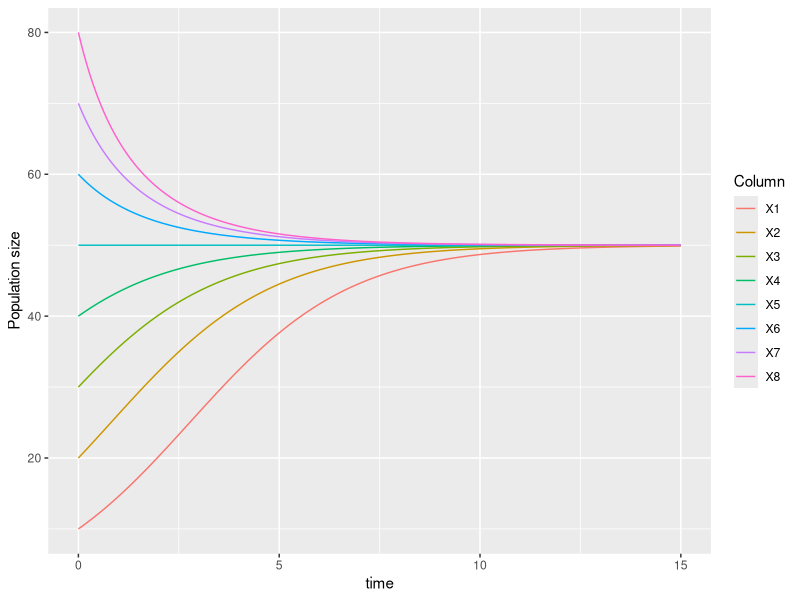
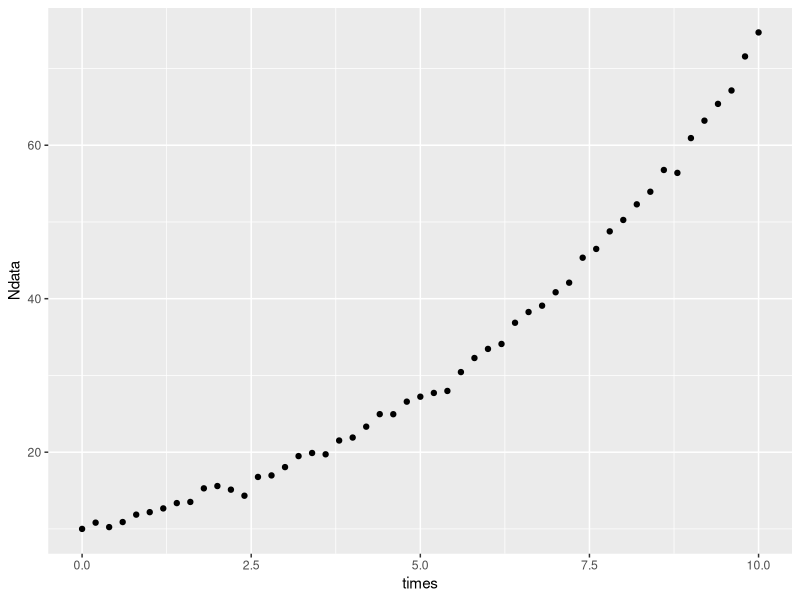
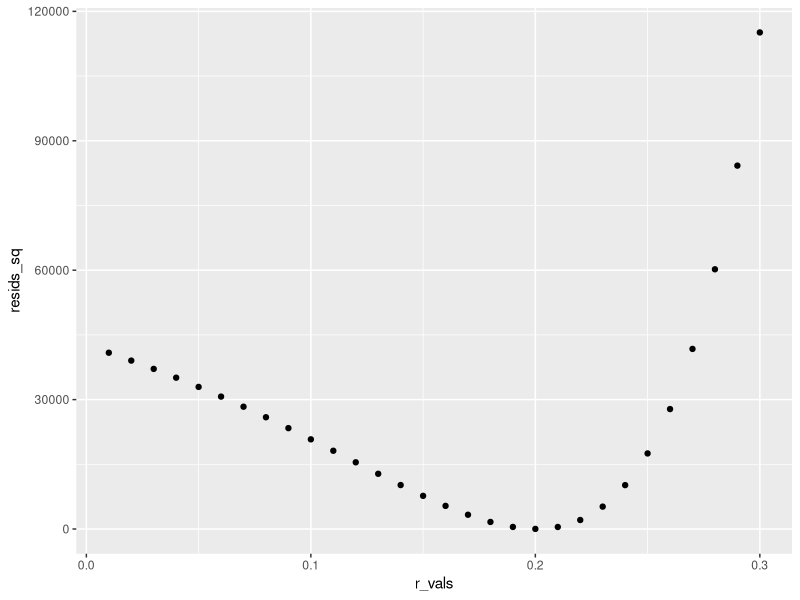
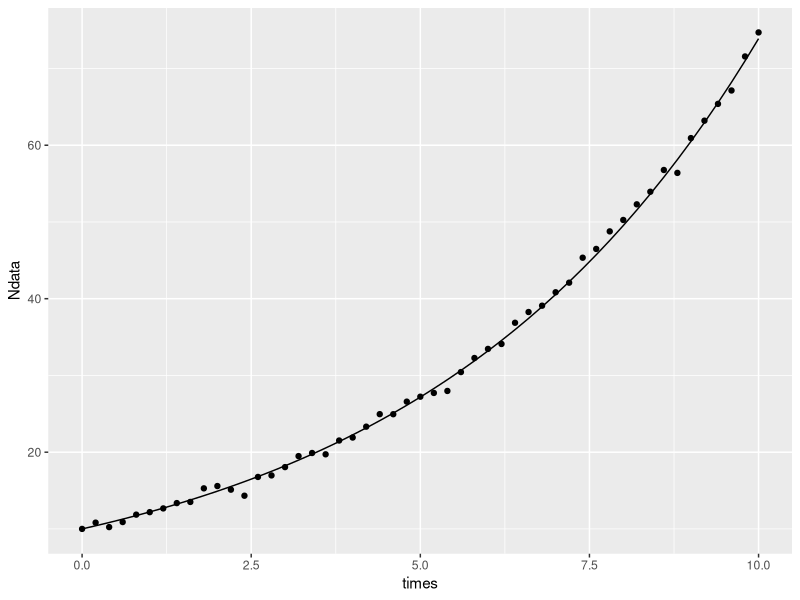
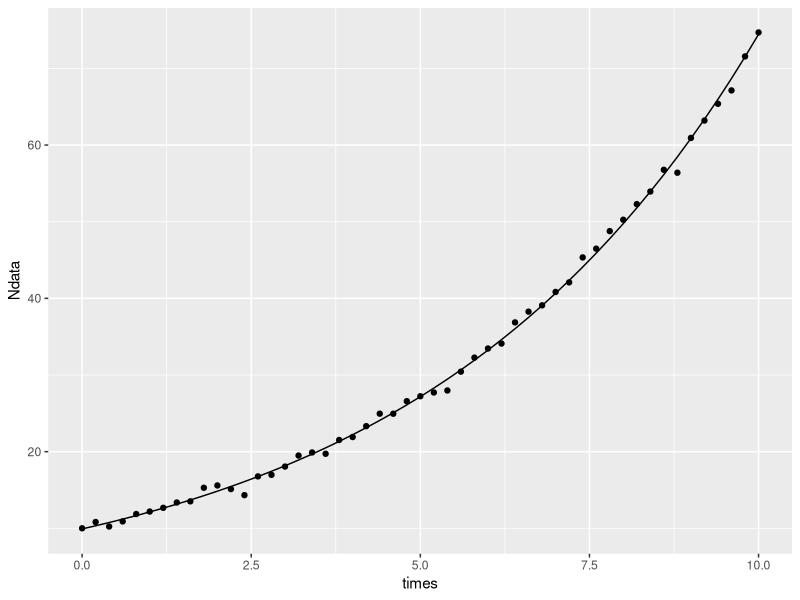
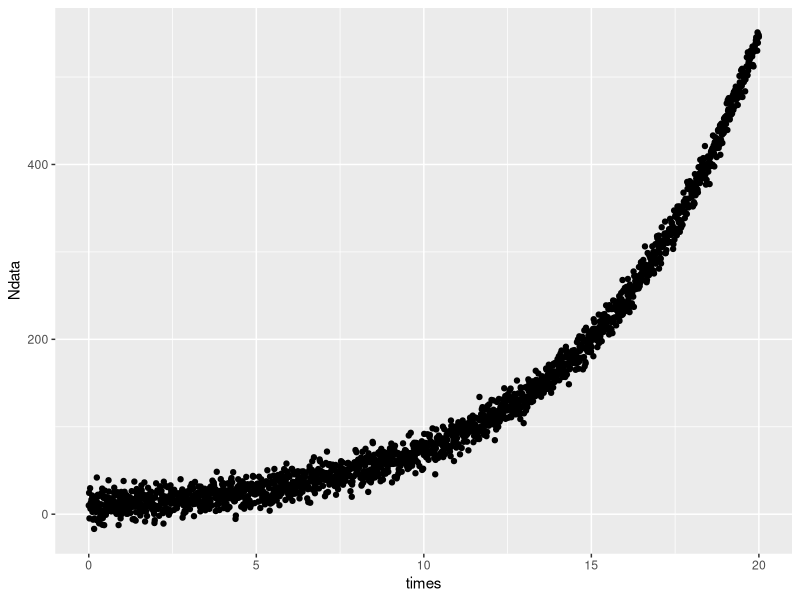
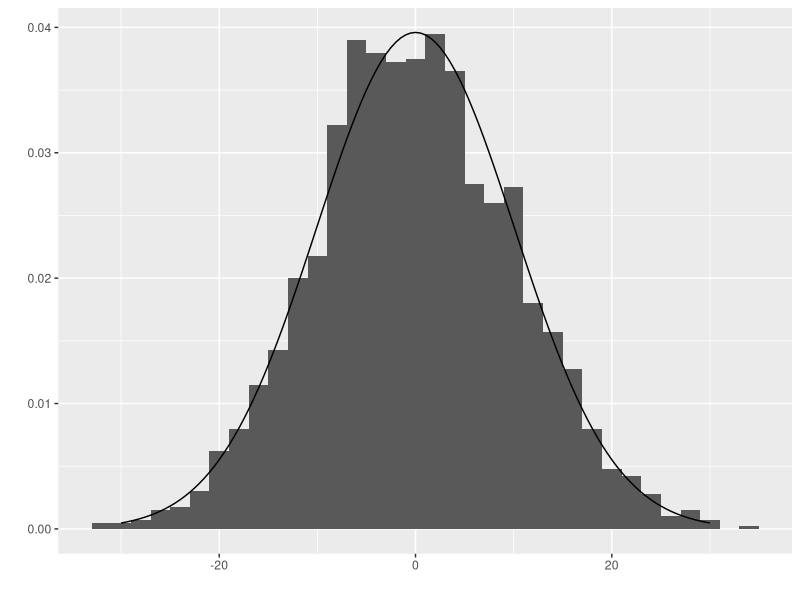
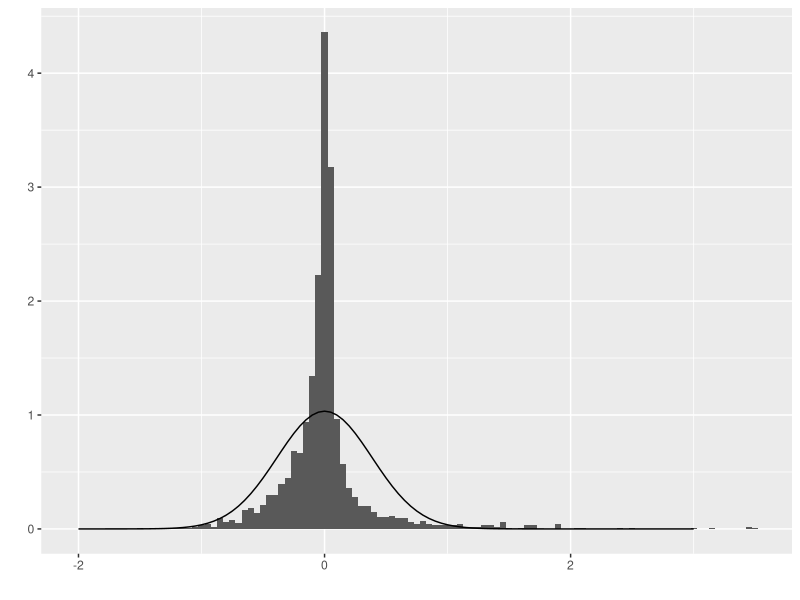

R code for these plots, in order:
## ---- chunk 1
eq_dn_dt <- "$\\frac{dN}{dt}$"
## ---- chunk 2
# define function to be in the format that `ode` uses
logistic_fn <- function(t, state, parameters) {
  # Calculates dN/dt for the logistic equation
  
  # t: time point at which to evaluate derivative
  # state: vector of variables (here it's just N)
  # parameters: vector of model parameters c(r, K)
  
  N <- state 
  
  r <- parameters['r'] # get the element labelled 'r'
  K <- parameters['K'] # get the element labelled 'K'

  #rate of change
  dN <- r * N * (1 - N / K)
    
  #return rate of change
  return(list(c(dN)))
}
## ---- chunk 3
library(tidyverse)
library(deSolve)
## ---- chunk 4
# Solve using ode

# define parameters for the ode function
parameters <- c(r = 0.5, K = 50) # use named parameters for clarity
initial_conditions <- seq(10, 80, by = 10) # a vector of initial conditions
times <- seq(0, 15, by = 0.01)

# run ode inside a loop to calculate trajectories for several initial conditions
results <- data.frame(initial_conditions = seq(10, 80, by = 10)) %>% # CTRL-shift-m to make pipe
  # 'do' is a dplyr function that returns a dataframe after doing a series of computations.
  # once the results are in a data frame, everything we've learned about ggplot and dplyr can be used!
  do(data.frame( # 'data.frame' converts the output of 'ode' to a dataframe
    ode(
      y = initial_conditions, # each time the 'do' loop runs, a new initial condition will be used
      times = times,
      func = logistic_fn,
      parms = parameters
      )
  ))

# display the first few rows of the results
head(results)  
## ---- chunk 5
# make a plot
results %>%
    gather(Column, Value, -time) %>%
    ggplot(aes(x = time, y = Value, color = Column)) +
    geom_line(aes(x = time, y = Value)) +
    labs(y = "Population size")
## ---- chunk 6
times <- seq(0,10, by = 0.2) # sample times
r <- 0.2 # growth rate
N0 <- 10 # initial population

# use the function 'rnorm' to add noise to the data
Ndata <- N0*exp(r*times) + rnorm(n = length(times), mean = 0, sd = 0.75) 

Ndata[1] <- N0 # fix the starting value to be N0 - this means we don't have to fit the intercept

qplot(times,Ndata) # check with a plot
## ---- chunk 7
# Make a range of r parameter values to try
r_vals <- seq(0.01, 0.3, by = 0.01)

# use the function 'sapply' to loop over r_vals list
# everything inside curly braces is a function that gets executed for each value of r
resids_sq <- sapply(r_vals, function(r) {
    prediction <- Ndata[1] * exp(r * times) # we're not fitting N0, just assuming it's the first data point
    residuals <- prediction - Ndata
    return(sum(residuals^2))
})
## ---- chunk 8
qplot(r_vals, resids_sq)
## ---- chunk 9
best_fit <- which(resids_sq == min(resids_sq))
r_fit <- r_vals[best_fit] 
r_fit
## ---- chunk 10
qplot(times,Ndata) +
  geom_line(aes(x = times, y = Ndata[1] * exp(r_fit * times)))
## ---- chunk 11
result <- lm(log(Ndata) ~ times)
summary(result)
## ---- chunk 12
N0 <- exp(coef(result)["(Intercept)"])
r <- coef(result)["times"]

print(N0)
print(r)
## ---- chunk 13
qplot(times, Ndata) +
  geom_line(aes(x = times, 
                y = N0 * exp(r * times)))
## ---- chunk 14
times <- seq(0,20, by = 0.01) # sample times
r <- 0.2 # growth rate
N0 <- 10 # initial population

# use the function 'rnorm' to add noise to the data
Ndata <- N0*exp(r*times) + rnorm(n = length(times), mean = 0, sd = 10) 

Ndata[1] <- N0 # fix the starting value to be N0 - this means we don't have to fit the intercept

qplot(times, Ndata)
## ---- chunk 15
# Fit using explicit 'brute force' least squares

# Make a range of r parameter values to try
r_vals <- seq(0.01, 0.3, by = 0.005)

# use the function 'sapply' to loop over r_vals list
# everything inside curly braces is a function that gets executed for each value of r
resids_sq <- sapply(r_vals, function(r) {
    prediction <- Ndata[1] * exp(r * times) 
    residuals <- prediction - Ndata
    return(sum(residuals^2))
})

best_fit <- which(resids_sq == min(resids_sq))
r_fit <- r_vals[best_fit] 
## ---- chunk 16
# Fit by inverting the equation and using lm
result <- lm(log(Ndata) ~ times)

N0 <- exp(coef(result)["(Intercept)"])
r <- coef(result)["times"]
## ---- chunk 17
prediction_lm <- log(N0) + r * times # best fit using lm
prediction_ls <- Ndata[1] * exp(r_fit * times) # best fit using least squares explicitly

resids_lm <- prediction_lm - log(Ndata)
resids_ls <- prediction_ls - Ndata

resids_lm <- resids_lm[!is.na(resids_lm)]
## ---- chunk 18

# calculate a normal distribution using the standard deviation of each set of residuals
x_vec_ls <- seq(-30, 30, by = 0.5)
sigma_ls <- sd(resids_ls)
gaussian_ls <- exp(-x_vec_ls^2/(2*sigma_ls^2))/sqrt(2*pi*sigma_ls^2)

x_vec_lm <- seq(-2, 3, by = 0.05)
sigma_lm <- sd(resids_lm)
gaussian_lm <- exp(-x_vec_lm^2/(2*sigma_lm^2))/sqrt(2*pi*sigma_lm^2)
## ---- chunk 19
qplot() +
  geom_histogram(aes(x=resids_ls, y = ..density..), binwidth = 2) +
  geom_line(aes(x = x_vec_ls, y = gaussian_ls))
## ---- chunk 20
qplot() +
  geom_histogram(aes(x = resids_lm, y = ..density..), binwidth = 0.05) +
  geom_line(aes(x = x_vec_lm, y = gaussian_lm))
## ---- chunk 21
# Load the data
plant_pheno <- read_csv("data/plant_phenology.csv")

glimpse(plant_pheno)
## ---- chunk 22
plant_pheno %>% 
  count(scientificName)

plant_pheno %>% 
  count(phenophaseIntensity)
## ---- chunk 23
str(plant_pheno$phenophaseIntensity)
## ---- chunk 24
ggplot(plant_pheno, 
       aes(x = date, y = phenophaseIntensityMean, color = scientificName)) +
         geom_point()
## ---- chunk 25
# plot a sine wave
x <- seq(0, 3, 0.01)
A <- 1
k <- 2*pi
b <- 0.5
c <- 0

qplot(x, A*sin(k*x-b)+c) +
  geom_line()
## ---- chunk 26
str(plant_pheno$date)
## ---- chunk 27
# create a list of all the dates in ascending order
dates = plant_pheno %>% 
  arrange(date) %>% 
  select(date)

# create a function to subtract two dates
subtract_dates <- function(date1, date2) {
  result <- date1 - date2
}

# create a numeric dates list to use in fitting
dates_numeric <- mapply(subtract_dates,
                 dates$date, # first argument in subtract_dates function 
                 dates$date[1]) # second argument in subtract_dates function - the first date

# add numeric dates to the dataframe
plant_pheno$date_numeric <- mapply(subtract_dates, 
                                                plant_pheno$date,
                                                dates$date[1]) # subtract the first date
## ---- chunk 28
# drop rows that have NA in phenophaseIntensityMean column
plant_pheno <- 
  plant_pheno[!is.na(plant_pheno$phenophaseIntensityMean),]
## ---- chunk 29
# find an individual
plant_pheno %>% 
  filter(scientificName == "Liriodendron tulipifera L.") %>% 
  select(scientificName, individualID) %>% 
  head(1)

# make a data frame with one individual
tulip_tree <- plant_pheno %>% 
  filter(individualID == "NEON.PLA.D02.SCBI.06071")
## ---- chunk 30
# period = 365 days
# wavenumber of sine function = 2 * pi/period 

sine_model <- function(x, amplitude, period, phase, offset) {
  return(amplitude*sin(2*pi/period*x + phase) + offset)
}
A <- 0.5 # phenophase intensity values go between 0 and 1
offset <- 0.5 # add 0.5 to make min 0 and max 1
period <- 365 # number of days in a year
phase <- 0.5 # this is a guess

guess_curve <- sine_model(dates_numeric, A, period, phase, offset)
## ---- chunk 31
qplot(x = dates$date, y = guess_curve) + # guess data
  geom_point(data = tulip_tree,  # actual data
       aes(x = date, y = phenophaseIntensityMean, colour = scientificName)) 
## ---- chunk 32
# Make a range of b parameter values to try
b_vals <- seq(0.2, 0.8, by = 0.01)

# use the function 'sapply' to loop over b_vals list
resids_sq <- sapply(b_vals, function(b) {
    prediction <- 0.5*sin(2*pi/365*tulip_tree$date_numeric + b) +0.5
    residuals <- prediction - tulip_tree$phenophaseIntensityMean
    sum(residuals^2)
})
## ---- chunk 33
qplot(b_vals, resids_sq)
## ---- chunk 34
best_fit <- which(resids_sq == min(resids_sq))
b_fit <- b_vals[best_fit] 
b_fit
## ---- chunk 35
ggplot(data = tulip_tree, aes(x = date, y = phenophaseIntensityMean)) +
  geom_point() + 
  geom_point(aes(x = date, y = 0.5*sin(2*pi/365*tulip_tree$date_numeric + b_fit) +0.5, colour = 'red'))
## ---- chunk 36
# Make a range of b parameter values to try
b_vals <- seq(0.01, 1.3, by = 0.015)

# create a function that does least squares for this model
least_squares <- function(df, b_vals) {
  resids_sq <- sapply(b_vals, function(b) {
    prediction <- 0.5*sin(2*pi/365*df$date_numeric + b) +0.5
    residuals <- prediction - df$phenophaseIntensityMean
    sum(residuals^2)
    })
  return(data.frame(b_vals, resids_sq))
}

# create a data frame that contains the residuals grouped by species
resids_sq_individuals <- plant_pheno %>%
  group_by(individualID, scientificName) %>% 
  do(data.frame(val=least_squares(., b_vals)))
## ---- chunk 37
ggplot(resids_sq_individuals, aes(x=val.b_vals, y = val.resids_sq, colour = scientificName)) +
  geom_point()
## ---- chunk 38
# store the best fit values in a new data frame
b_df_all <- resids_sq_individuals %>% 
  group_by(individualID, scientificName) %>% 
  summarize(phase = b_vals[which(val.resids_sq== min(val.resids_sq))])

head(b_df_all)
## ---- chunk 39
# violin plot
ggplot(b_df_all, aes(x = scientificName, y = phase, colour = scientificName)) +
  geom_violin(scale = 'count', draw_quantiles = 0.5) +
  geom_jitter(height = 0, width = 0.1) +
  theme(axis.title.x=element_blank(),
        axis.text.x=element_blank(),
        axis.ticks.x=element_blank())
## ---- chunk 40
plant_pheno %>% 
  filter(taxonID == "LOMA6" | taxonID == "JUNI") %>% # easier than typing the full scientific name
  ggplot(aes(x=date, y = phenophaseIntensityMean, colour = scientificName)) +
  geom_point()
## ---- chunk 41
# The dataset downloaded at the beginning
plant_data <- read.csv("data/plant-biomass-preprocess.csv")
## ---- chunk 42
library(dplyr)
library(tidyr)

plant_data %>% 
  filter(habitat == "Tundra") %>%
  filter(site == 3) %>% 
  filter(treatment == "rodentexclosure") %>% 
  gather(Species, Value, -year, -treatment, -habitat, -site) %>% 
  ggplot() +
  geom_point(aes(x = year, y = Value, color = Species))
## ---- chunk 43
e_nigrum <- plant_data %>% 
  filter(site == 3) %>% 
  filter(habitat == "Tundra") %>% 
  filter(treatment == "rodentexclosure") %>% 
  select(year, empetrum_nigrum) 
## ---- chunk 44
logistic_fn <- function(t, state, parameters) {
  # Calculates dN/dt for the logistic equation
  
  # t: time point at which to evaluate derivative (doesn't actually change anything in this example)
  # state: vector of variables (here it's just N)
  # parameters: vector of model parameters c(r, K)
  
  N <- state 
  
  r <- parameters[1] # the first element of the parameters vector is r
  K <- parameters[2] # the second element of the parameters vector is K

  #rate of change
  dN <- r * N * (1 - N / K)
    
  #return rate of change
  return(list(c(dN)))
}
## ---- chunk 45
library(deSolve)

parameters <- c(r = 0.5, K = 150)
state <- c(N = e_nigrum[1,2]) # the first row and second column is the initial population size
times <- seq(0, 14, by = 1) # make the same time vector as the data

result <-
  ode(
  y = state,
  times = times,
  func = logistic_fn,
  parms = parameters
  )
## ---- chunk 46
# Plot
result <- data.frame(result)

p1 <- ggplot(e_nigrum) +
  geom_point(aes(x = year, y = empetrum_nigrum))

p1 +
  geom_point(aes(x = time + 1998, y = N), result, color = 'blue') +
  geom_line(aes(x = time + 1998, y = N), result, color = 'blue')
## ---- chunk 47
logistic_pred_fn <- function(r, K) {
    result <- ode(y = state, 
                  times = times, 
                  func = logistic_fn,
                  parms = c(r = r, K = K))
    result <- data.frame(result)
    residuals <- result$N - e_nigrum$empetrum_nigrum
    sum(residuals^2)
}

rvals <- seq(0.05, 1.0, by = 0.05)
Kvals <- seq(120, 180, by = 5)
# Create a two column data frame with every combination of rvals and Kvals
params <- expand.grid(r = rvals, K = Kvals)

# Apply the logistic_pred_fn to each combination of rvals and Kvals.
# This is known as vectorization, which is R's strength.
resids <- mapply(logistic_pred_fn,
                 params$r, # First arg in logistic_pred_fn
                 params$K) # Second arg in logistic_pred_fn
resids <- matrix(resids, nrow = length(rvals), ncol = length(Kvals))
## ---- chunk 48
library(lattice)

wireframe(
  resids,
  shade = TRUE,
  xlab = "R",
  ylab = "K",
  scales = list(arrows = FALSE) # fix so that axes are correct numbers
  ) 
## ---- chunk 49
best_fit <- which(resids == min(resids), arr.ind = TRUE)

r_fit <- rvals[best_fit[1]] # r is varied across the rows of the surface
K_fit <- Kvals[best_fit[2]] # K is varied across the columns of the surface
## ---- chunk 50
result <-
  ode(
  y = state,
  times = times,
  func = logistic_fn,
  parms = c(r = r_fit, K = K_fit)
  )
  
result <- data.frame(result)

p2 <- ggplot(e_nigrum) +
  geom_point(aes(x = year, y = empetrum_nigrum))

p2 +
  geom_point(aes(x = time + 1998, y = N), result, color = 'blue') +
  geom_line(aes(x = time + 1998, y = N), result, color = 'blue')
## ---- chunk 51
times <- seq(0,10, by = 0.2) # sample times
r <- 0.2 # growth rate
N0 <- 10 # initial population

# use the function 'rnorm' to add noise to the data
Ndata <- N0*exp(r*times) + rnorm(n = length(times), mean = 0, sd = 0.75) 

Ndata[1] <- N0 # fix the starting value to be N0 - this means we don't have to fit the intercept

qplot(times,Ndata) # check with a plot
## ---- chunk 52
# Make a range of r parameter values to try
r_vals <- seq(0.01, 0.3, by = 0.01)

# use the function 'sapply' to loop over r_vals list
# everything inside curly braces is a function that gets executed for each value of r
resids_sq <- sapply(r_vals, function(r) {
    prediction <- Ndata[1] * exp(r * times) # we're not fitting N0, just assuming it's the first data point
    residuals <- prediction - Ndata
    return(sum(residuals^2))
})

best_fit <- which(resids_sq == min(resids_sq))
r_fit <- r_vals[best_fit] 
## ---- chunk 53
prediction <- Ndata[1] * exp(r_fit * times) # predicted fit
e_vec <- prediction - Ndata # vector of residuals

N <- length(Ndata) # number of data points
sigma <- sd(e_vec) # standard deviation of residuals

log_likelihood <- N*log(1/sqrt(2*pi*sigma^2)) - 1/(2*sigma^2) * sum(e_vec^2)
log_likelihood

# calculate AIC
aic <- -2*log_likelihood + 2*2 # 2 degrees of freedom
aic
